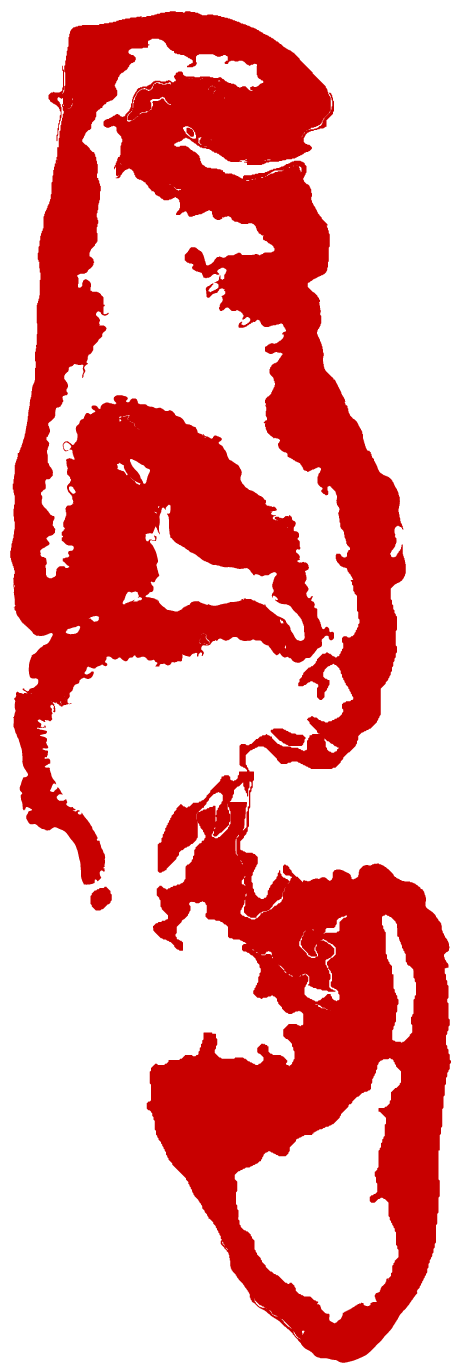
#> input picture Patching Code/testing_slices/Case_002_h&e.png, 1848 x 5484 px, given in place of h2114157_h&e_ROI_1 Epithelia.png, which was not available (shown at 1/4 size)
$ jupyter execute --allow-errors test_patching_code.ipynb   (text cells are left out)
#> lines starting #> are read from the running program, lines starting #| are printed output that depends on the picture; after the words box and inside, x2 and y2 are one past the last pixel; in counts of white or black regions, pixels touching at a corner belong together; pictures that were not available may be replaced by others from this repository, and a replacement may not be noted
[cell 1]
import nbimporter
from Contour_Normal_Gridding import normal_squares_from_contour

[cell 2]
import numpy as np
import cv2
import matplotlib.pyplot as plt
import os

[cell 3]
# get binary image from original image file (white background)
def get_binary_image(image_path):
    """
    Reads an image from the given path, converts it to grayscale,
    and returns a binary thresholded image.

    Parameters:
        image_path (str): Path to the input image.

    Returns:
        np.ndarray: Binary (thresholded) image.
    """
    # Read the image
    image = cv2.imread(image_path)
#> image is the input picture: shape (5484, 1848, 3); mean B, G, R 162.9, 162.9, 235.1

    # Check if the image was successfully loaded
    if image is None:
        raise FileNotFoundError(f"Image not found at {image_path}")

    # Convert to grayscale
    image_gray = cv2.cvtColor(image, cv2.COLOR_BGR2GRAY)
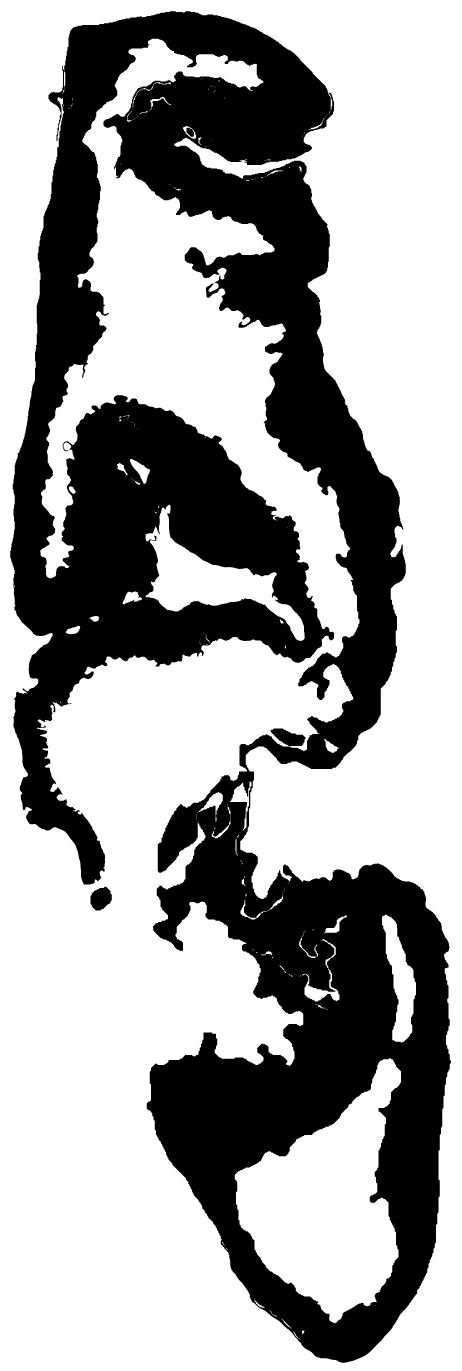
#> image_gray: shape (5484, 1848) (shown at 1/4 size); values 60 (black) and 255 (white), 63.9% white; 4 black regions, box (x1, y1, x2, y2) and area: (41, 45, 1804, 5451) 3646592, (1083, 2914, 1223, 2984) 5998, (362, 3547, 447, 3642) 5962, (746, 511, 776, 547) 780

    # Apply binary threshold
    _, whole_thresh = cv2.threshold(image_gray, 1, 255, cv2.THRESH_BINARY)
#> whole_thresh: shape (5484, 1848); every value is 255

    return image, whole_thresh

[cell 4]
# test on long skinny slice
img_path = './testing_slices/h2114157_h&e_ROI_1 Epithelia.png'
img, img_binary = get_binary_image(img_path)

#> (the rest of this cell did not finish here and is left out)

[cell 5]
# test on thicker slice, bigger patches
img_path = './testing_slices/h2114155_h&e_ROI_3 Epithelia.png'
img, img_binary = get_binary_image(img_path)
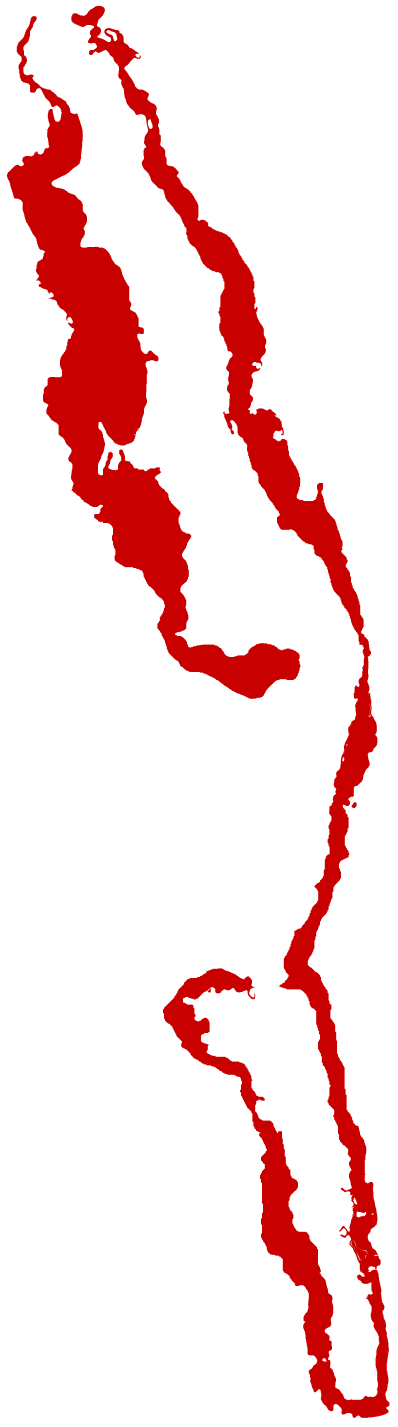
#> input picture Patching Code/testing_slices/Case_004_h&e.png, 1988 x 7132 px, given in place of h2114155_h&e_ROI_3 Epithelia.png, which was not available (shown at 1/5 size)
#> in get_binary_image, image is the input picture: shape (7132, 1988, 3); mean B, G, R 217.5, 217.5, 246.9
#> in get_binary_image (call 2), `image_gray = cv2.cvtColor(image, cv2.COLOR_BGR2GRAY)`:
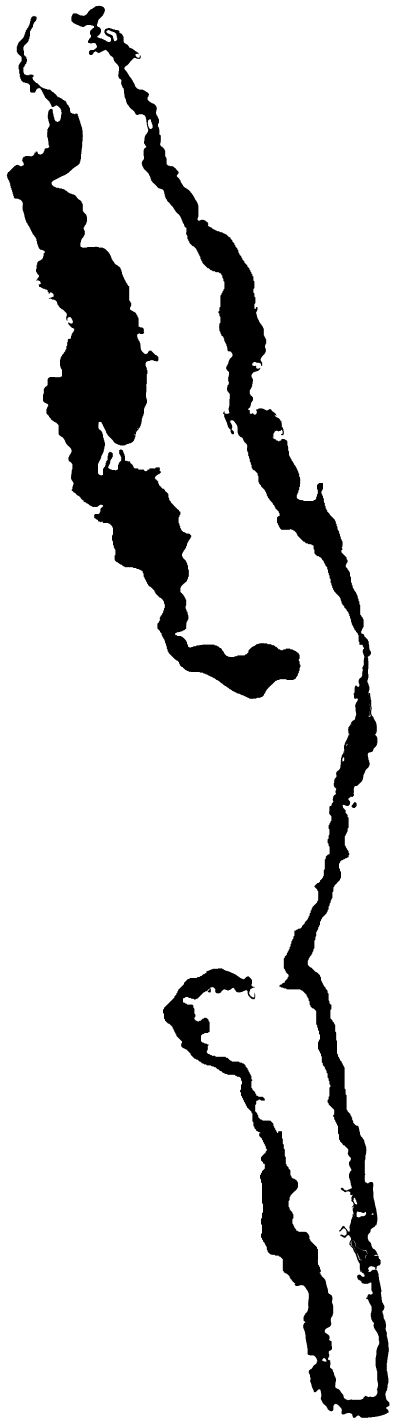
#> image_gray: shape (7132, 1988) (shown at 1/5 size); values 60 (black) and 255 (white), 85.3% white; 3 black regions, box (x1, y1, x2, y2) and area: (357, 29, 1947, 7089) 1119694, (34, 79, 1502, 3494) 964147, (1758, 4011, 1783, 4040) 512
#> in get_binary_image (call 2), `_, whole_thresh = cv2.threshold(image_gray, 1, 255, cv2.THRESH_BINARY)`: whole_thresh: shape (7132, 1988); every value is 255

#> (the rest of this cell did not finish here and is left out)

[cell 6]
# test on testing_slices folder

# load images from testing directory
image_folder = './testing_slices'
image_files = [f for f in os.listdir(image_folder) if f.endswith('.png')]

# apply binary then patching to images
#> (the rest of this cell did not finish here and is left out)


    # apply patching
    result_image, contour, squares = normal_squares_from_contour(
     img,
     img_binary,
     square_size=256,
     step=5,
     overlap_thresh=0.01,
     smoothing_size=2
     )

    # plt.figure(figsize=(10, 5))
    # plt.imshow(result_image, cmap='gray')
    plt.title(f'Result for {img_file}')
    plt.axis('off')
    plt.show()
    plt.close()

[cell 7]
import nbimporter
from Normal_Squares_Toggleable import process_contours

[cell 8]
import numpy as np
import cv2
import pandas as pd
import matplotlib.pyplot as plt
from shapely.geometry import Polygon


# Read image and convery to binary
# for images with black backgrounds

image1=cv2.imread("./testing_slices/h2114154_h&e_ROI_1 Epithelia.png")


padding_size = 500
height, width = image1.shape[:2]
#> height = 7132; width = 1988
new_height = height + 2 * padding_size
#> new_height = 8132
new_width = width + 2 * padding_size
#> new_width = 2988

new_image = np.zeros((new_height, new_width, 3), dtype=np.uint8)
new_image[padding_size:padding_size+height, padding_size:padding_size+width] = image1
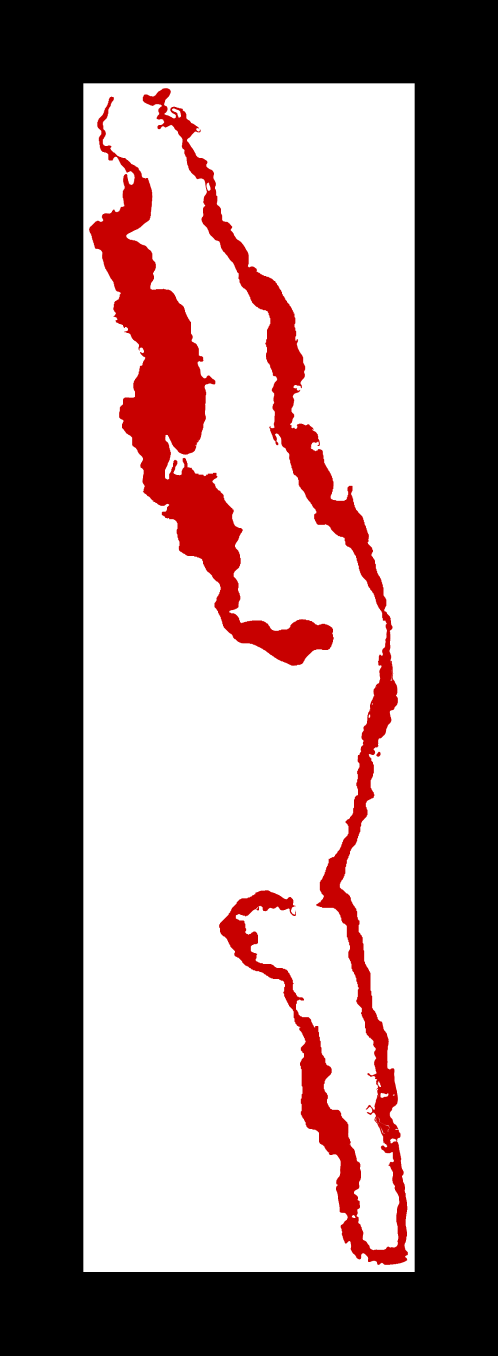
#> new_image: shape (8132, 2988, 3) (shown at 1/6 size); mean B, G, R 126.9, 126.9, 144.1


image1_gray = cv2.cvtColor(new_image, cv2.COLOR_BGR2GRAY)
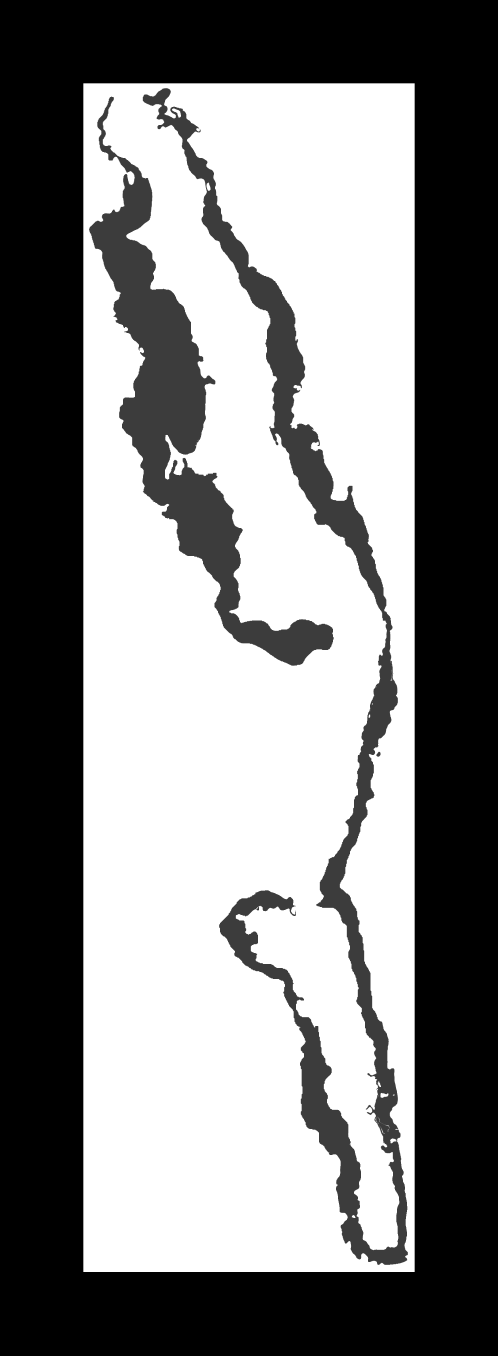
#> image1_gray: shape (8132, 2988) (shown at 1/6 size); min 0, max 255, mean 132.1
_,whole_thresh=cv2.threshold(image1_gray,1,255,cv2.THRESH_BINARY)
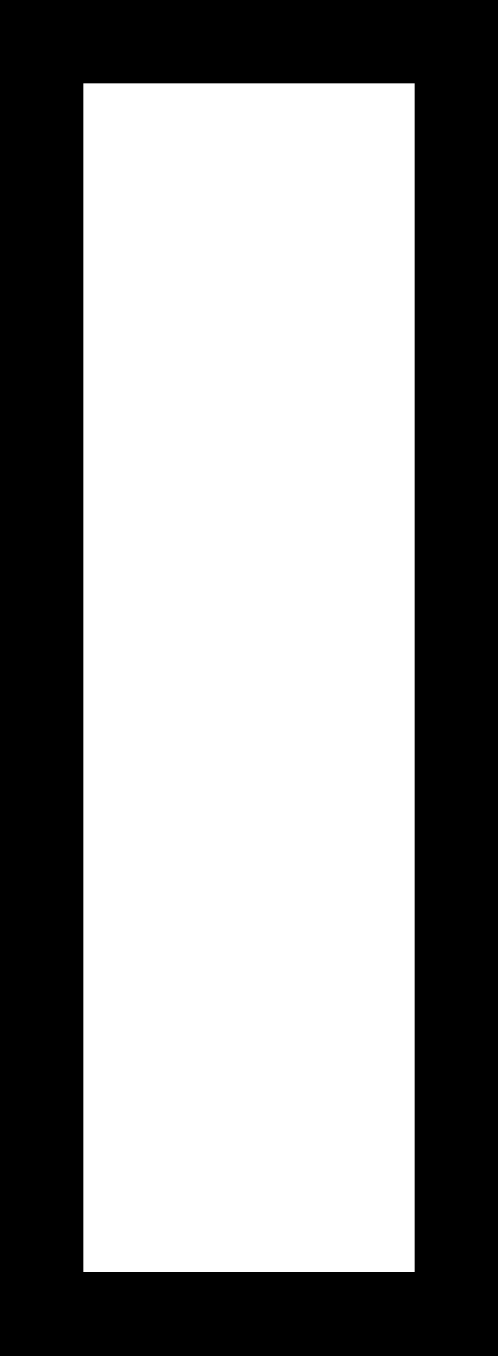
#> whole_thresh: shape (8132, 2988) (shown at 1/6 size); 58.4% white; 1 black region, box (x1, y1, x2, y2) and area: (0, 0, 2988, 8132) 10120000
